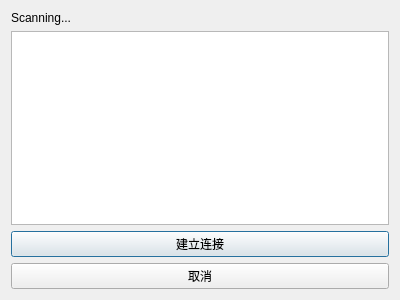
<?xml version="1.0" encoding="UTF-8"?>
<ui version="4.0">
 <class>RemoteSelector</class>
 <widget class="QDialog" name="RemoteSelector">
  <property name="geometry">
   <rect>
    <x>0</x>
    <y>0</y>
    <width>400</width>
    <height>300</height>
   </rect>
  </property>
  <property name="windowTitle">
   <string>Available chat services</string>
  </property>
  <layout class="QVBoxLayout" name="verticalLayout">
   <item>
    <widget class="QLabel" name="status">
     <property name="text">
      <string>Scanning...</string>
     </property>
    </widget>
   </item>
   <item>
    <widget class="QListWidget" name="remoteDevices"/>
   </item>
   <item>
    <widget class="QPushButton" name="ScanServiceBtn">
     <property name="text">
      <string>建立连接</string>
     </property>
    </widget>
   </item>
   <item>
    <widget class="QPushButton" name="RScancelButton">
     <property name="text">
      <string>取消</string>
     </property>
    </widget>
   </item>
  </layout>
 </widget>
 <resources/>
 <connections/>
</ui>
